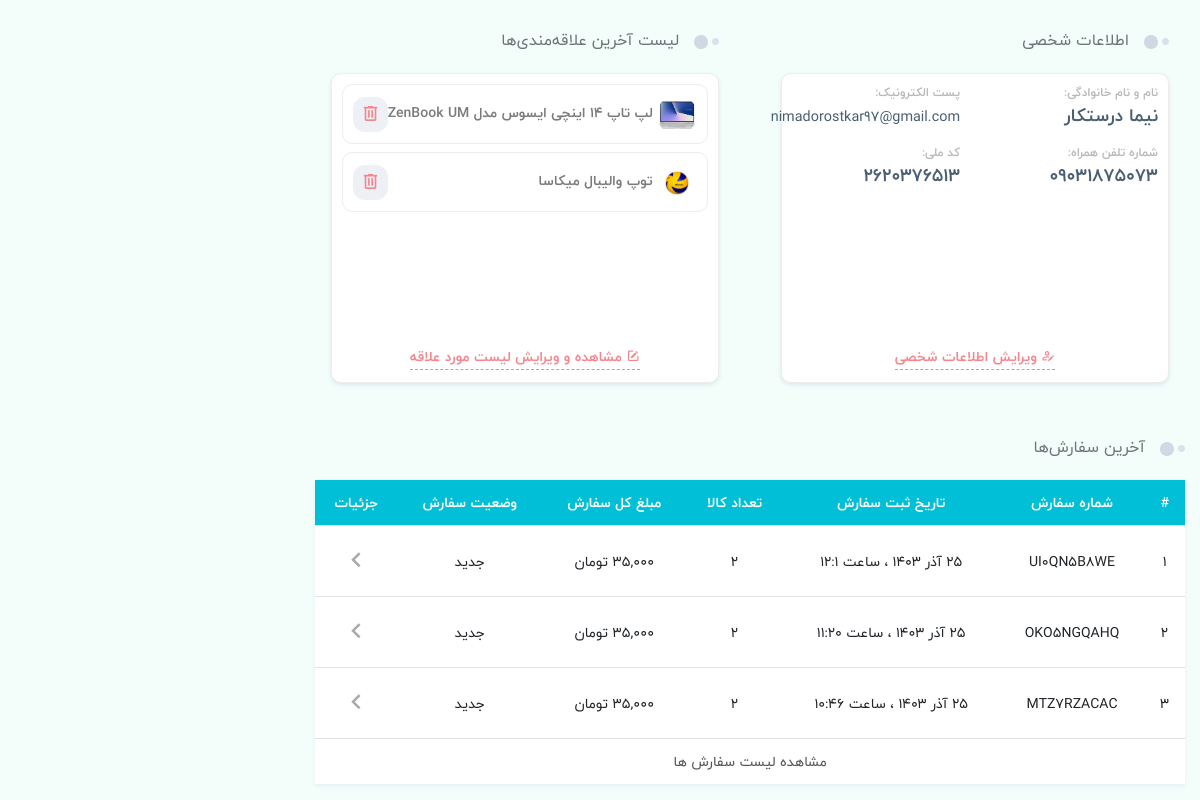
The app's page /profile (signed in), older data.
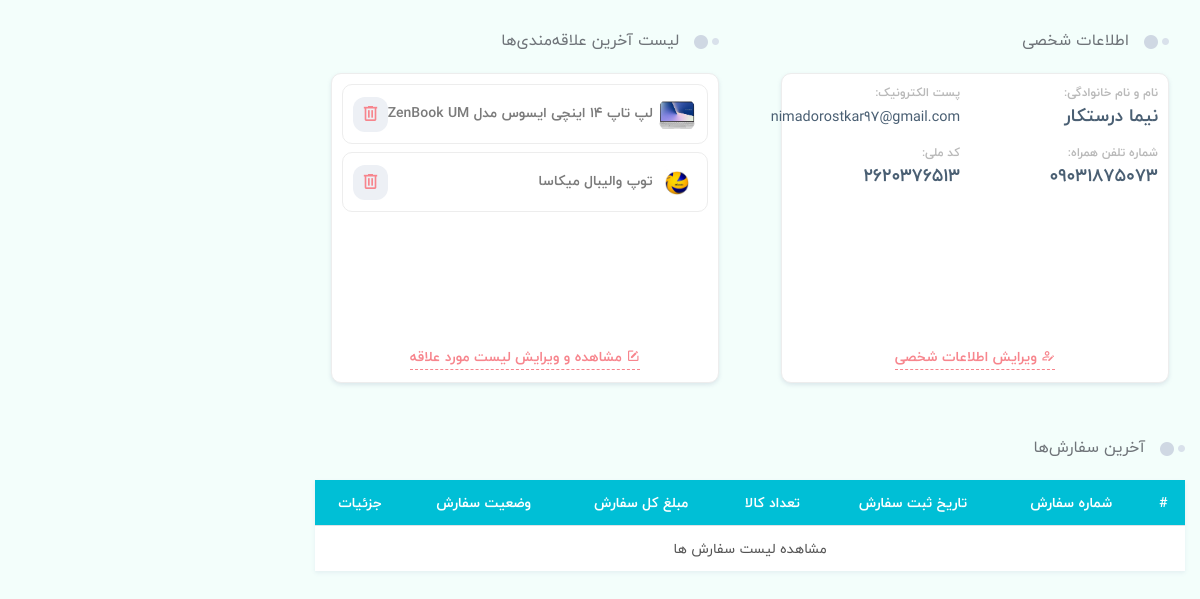
The same page, newer data.
### eshop_account/models.py (models this page shows, shortened)
class UserProfile(models.Model):
    user = models.OneToOneField(User, on_delete=models.CASCADE, verbose_name='نام', related_name='profile')
    phone = models.CharField(blank=True, max_length=20, verbose_name='تلفن')
    national_code = models.CharField(blank=True, max_length=20, verbose_name='کدملی', default='_')
    image = models.ImageField(blank=True, null=True, upload_to=upload_image_path, verbose_name='تصویر')
    class Meta:
        verbose_name = 'کاربر'
        verbose_name_plural = 'کاربران'
    def user_name(self):
        return self.user.first_name + ' ' + self.user.last_name + ' ( ' + self.user.username + ' ) '
    user_name.short_description = 'نام کاربری'
    def image_tag(self):
        if self.image:
            return mark_safe('<img src="{}" height="50"/>'.format(self.image.url))
    image_tag.short_description = 'تصویر'

### eshop_product/models.py (models this page shows, shortened)
class Product(models.Model):
    STATUS = (
        ('True', "فعال"),
        ("False", "غیرفعال")
    )
    VARIANTS = (
        ('None', 'هیچ'),
        ('Size', 'سایز'),
        ('Color', 'رنگ'),
        ('Size-Color', 'سایزـ‌رنگ'),
    )
    category = models.ForeignKey(Category, on_delete=models.SET_NULL, null=True, verbose_name='دسته')
    brand = models.ForeignKey(Brand, on_delete=models.SET_NULL, blank=True, null=True, verbose_name='برند')
    title = models.CharField(max_length=200, verbose_name='عنوان فارسی')
    title_eng = models.CharField(max_length=150, blank=True, null=True, verbose_name='عنوان انگلیسی')
    keyword = models.CharField(max_length=250, verbose_name='کلمه کلیدی')
    variant = models.CharField(max_length=10, choices=VARIANTS, default='None', verbose_name='تنوع')
    description = models.CharField(max_length=300, verbose_name='توضیحات')
    image = models.ImageField(upload_to=upload_image_path, verbose_name='تصویر')
    price = models.IntegerField(verbose_name='قیمت')
    amount = models.IntegerField(verbose_name='تعداد')
    all_sale = models.IntegerField(default=0, verbose_name='تعداد فروش')
    view_count = models.BigIntegerField(default=0, verbose_name='تعداد بازدیدها')
    details = RichTextUploadingField(verbose_name='جزئيات محصول')
    analyze = RichTextUploadingField(blank=True, null=True, verbose_name='نقد و بررسی')
    status = models.CharField(max_length=50, choices=STATUS, verbose_name='وضعیت')
    slug = models.SlugField(verbose_name='عبارت لینک', null=False, unique=True, allow_unicode=True, max_length=200)
    creat_at = models.DateTimeField(auto_now_add=True, verbose_name='ایجاده شده در تاریخ')
    update_at = models.DateTimeField(auto_now=True, verbose_name='آپدیت شده در تاریخ')
    objects = ProductsManager()
    favourite = models.ManyToManyField(User, blank=True, verbose_name='علاقه‌مندی')
    class Meta:
        verbose_name = 'محصول'
        verbose_name_plural = 'محصولات'
    def price_th(self):
        return f"{self.price:,}"
    price_th.short_description = 'قیمت'
    def image_tag(self):
        return mark_safe('<img src="{}" height="50"/>'.format(self.image.url))
    image_tag.short_description = 'تصویر'
    def get_absolute_url(self):
        return reverse('product_detail', kwargs={'slug': self.slug, 'product_id': self.id})
    def fav_count(self):
        fav = User.objects.filter(product__exact=self.id)
        return fav.count()
    fav_count.short_description = 'تعداد علاقه‌مندان'

### eshop_order/models.py (models this page shows, shortened)
class Order(models.Model):
    STATUS = (
        ('New', 'جدید'),
        ('Accepted', 'تایید سفارش'),
        ('Preparing', 'آماده سازی سفارش'),
        ('OutCompany', 'خروج از مرکز پردازش'),
        ('InPostOffice', 'تحویل به پست'),
        ('OnShipping', 'مرکز مبادلات پست'),
        ('Arrive', 'تحویل به مشتری'),
        ('Canceled', 'لغو شده'),
    )
    PAY_WAY = (
        ('online', 'پرداخت آنلاین'),
        ('creditCard', 'کیف پول اعتباری')
    )
    user = models.ForeignKey(User, on_delete=models.SET_NULL, null=True, verbose_name='کاربر')
    code = models.CharField(max_length=10, editable=False, verbose_name='کد سفارش')
    address_full_name = models.CharField(blank=True, max_length=60, verbose_name='نام و نام خانوادگی')
    address_phone = models.CharField(blank=True, max_length=20, verbose_name='تلفن')
    address_ostsn = models.CharField(blank=True, max_length=20, verbose_name='استان')
    address_city = models.CharField(blank=True, max_length=20, verbose_name='شهر')
    address_address = models.CharField(blank=True, max_length=150, verbose_name='آدرس پستی')
    address_post_code = models.IntegerField(blank=True, verbose_name='کد پستی', null=True)
    post_way = models.ForeignKey(PostWay, on_delete=models.SET_NULL, null=True, verbose_name='نحوه ارسال')
    pay_way = models.CharField(max_length=50, choices=PAY_WAY, default='online', verbose_name='نحوه پرداخت')
    total = models.IntegerField(verbose_name='جمع مبلغ کل سفارشات')
    amount = models.IntegerField(verbose_name='جمع تعداد کل سفارشات')
    status = models.CharField(max_length=30, choices=STATUS, default='New', verbose_name='وضعیت')
    ip = models.CharField(blank=True, max_length=20, verbose_name='آی‌پی')
    admin_note = models.CharField(blank=True, max_length=100, verbose_name='یادداشت ادمین')
    create_at = models.DateTimeField(auto_now_add=True, verbose_name='ایجاد شده')
    update_at = models.DateTimeField(auto_now=True, verbose_name='آخرین آپدیت')
    ref_id = models.CharField(max_length=256, null=True, blank=True)
    authority = models.CharField(max_length=256, null=True, blank=True)
    paid = models.BooleanField(default=False)
    class Meta:
        verbose_name = 'سفارش'
        verbose_name_plural = 'سفارشات'
    def user_name(self):
        return self.user.first_name + ' ' + self.user.last_name + ' ( ' + self.user.username + ' ) '
    user_name.short_description = 'نام کاربری'
    def total_th(self):
        return f"{self.total:,}"
    total_th.short_description = 'مبلغ کل'
    def post_w(self):
        return self.post_way.way
    post_w.short_description = 'نحوه ارسال'
    def post_p(self):
        return f"{self.post_way.price:,}"
    post_p.short_description = 'هزینه ارسال'
    def j_create_at(self):
        return jalali_converter(self.create_at)
    j_create_at.short_description = 'زمان ارسال'
    def j_update_at(self):
        return jalali_converter(self.update_at)
    j_update_at.short_description = 'آخرین آپدیت'

### eshop_account/views.py (the view)
# urls.py: path('profile', profile_page, name='profile_page'),
@login_required(login_url='/login')
def profile_page(request):
    site_info = SiteSetting.objects.filter(status=True).first()
    current_user = request.user
    profile = UserProfile.objects.filter(user__username=current_user).first()
    orders = Order.objects.filter(user_id=current_user.id).order_by('-id')[:3]
    favourites = Product.objects.filter(favourite=request.user, status=True).order_by('-id')[:3]
    context = {
        'site_info': site_info,
        'current_user': current_user,
        'profile': profile,
        'orders': orders,
        'favourites': favourites
    }
    return render(request, 'account/profile.html', context)

### eshop_account/templates/account/profile.html (shortened to what this page needs)
{% extends 'shared/_MainLayout.html' %}
{% load static %}
{% load render_partial %}
{% load humanize %}
{% block header_ref %}
    <link rel="stylesheet" href="{% static 'css/vendor/nouislider.min.css' %}">
{% endblock %}
{% block content %}
    <main class="main-content dt-sl mt-4 mb-3" style="transform: none;">
        <div class="container main-container" style="transform: none;">
            <div class="row" style="transform: none;">
                <div class="col-xl-9 col-lg-8 col-md-8 col-sm-12">
                    <div class="row">
                        <div class="col-xl-6 col-lg-12">
                            <div class="px-3">
                                <div class="section-title text-sm-title title-wide mb-1 no-after-title-wide dt-sl mb-2">
                                    <h2>اطلاعات شخصی</h2>
                                </div>
                                <div class="profile-section dt-sl">
                                    <div class="row">
                                        <div class="col-md-6 col-sm-12">
                                            <div class="label-info">
                                                <span>نام و نام خانوادگی:</span>
                                            </div>
                                            <div class="value-info">
                                                <span>{{ profile.user.first_name }} {{ profile.user.last_name }}</span>
                                            </div>
                                        </div>
                                        <div class="col-md-6 col-sm-12">
                                            <div class="label-info">
                                                <span>پست الکترونیک:</span>
                                            </div>
                                            <div class="value-info">
                                                <span> <small> {{ profile.user.email }} </small> </span>
                                            </div>
                                        </div>
                                        <div class="col-md-6 col-sm-12">
                                            <div class="label-info">
                                                <span>شماره تلفن همراه:</span>
                                            </div>
                                            <div class="value-info">
                                                <span>{{ profile.phone }}</span>
                                            </div>
                                        </div>
                                        <div class="col-md-6 col-sm-12">
                                            <div class="label-info">
                                                <span>کد ملی:</span>
                                            </div>
                                            <div class="value-info">
                                                <span>{{ profile.national_code }}</span>
                                            </div>
                                        </div>
                                    </div>
                                    <div class="profile-section-link">
                                        <a href="{% url 'profile_info_edit' %}" class="border-bottom-dt">
                                            <i class="mdi mdi-account-edit-outline"></i>
                                            ویرایش اطلاعات شخصی
                                        </a>
                                    </div>
                                </div>
                            </div>
                        </div>
                        <div class="col-xl-6 col-lg-12">
                            <div class="px-3">
                                <div class="section-title text-sm-title title-wide mb-1 no-after-title-wide dt-sl mb-2">
                                    <h2>لیست آخرین علاقه‌مندی‌ها</h2>
                                </div>
                                <div class="profile-section dt-sl">
                                    <ul class="list-favorites">
                                        {% if favourites %}
                                            {% for product in favourites %}
                                                <li>
                                                    <a href="{{ product.get_absolute_url }}">
                                                        <img src="{{ product.image.url }}" alt="">
                                                        <span>{{ product.title|truncatechars:40 }}</span>
                                                    </a>
                                                    <button onClick="location.href='{% url "product_favourite" product.id %}'">
                                                        <i class="mdi mdi-trash-can-outline"></i>
                                                    </button>
                                                </li>
                                            {% endfor %}
                                        {% else %}
                                            <li>
                                                <span class="align-content-center">هنوز محصولی را برای علاقه‌مندی انتخاب نکرده‌اید</span>
                                            </li>
                                        {% endif %}
                                    </ul>
                                    <div class="profile-section-link">
                                        <a href="{% url 'profile_favourites' %}" class="border-bottom-dt">
                                            <i class="mdi mdi-square-edit-outline"></i>
                                            مشاهده و ویرایش لیست مورد علاقه
                                        </a>
                                    </div>
                                </div>
                            </div>
                        </div>
                    </div>
                    <div class="row mt-5">
                        <div class="col-12">
                            <div class="section-title text-sm-title title-wide mb-1 no-after-title-wide dt-sl mb-2 px-res-1">
                                <h2>آخرین سفارش‌ها</h2>
                            </div>
                            <div class="dt-sl">
                                <div class="table-responsive">
                                    <table class="table table-order">
                                        <thead>
                                        <tr>
                                            <th>#</th>
                                            <th>شماره سفارش</th>
                                            <th>تاریخ ثبت سفارش</th>
                                            <th>تعداد کالا</th>
                                            <th>مبلغ کل سفارش</th>
                                            <th>وضعیت سفارش</th>
                                            <th>جزئیات</th>
                                        </tr>
                                        </thead>
                                        <tbody>
                                        {% for order in orders %}
                                            <tr>
                                                <td>{{ forloop.counter }}</td>
                                                <td>{{ order.code }}</td>
                                                <td>{{ order.j_create_at}}</td>
                                                <td>{{ order.amount }}</td>
                                                <td>{{ order.total|intcomma:False }} تومان</td>
                                                <td>{{ order.get_status_display }}</td>
                                                <td class="details-link">
                                                    <a href="{% url 'OrderDetail' order.id %}">
                                                        <i class="mdi mdi-chevron-left"></i>
                                                    </a>
                                                </td>
                                            </tr>
                                        {% endfor %}
                                        <tr>
                                            <td class="link-to-orders" colspan="7"><a href="{% url 'OrdersList' %}">مشاهده لیست
                                                سفارش
                                                ها</a></td>
                                        </tr>
                                        </tbody>
                                    </table>
                                </div>
                            </div>
                        </div>
                    </div>
                </div>
            </div>
        </div>
    </main>
{% endblock %}

Row changes from the older to the newer data that the page shows:
removed Order: code "UI0QN5B8WE", j_create_at "۲۵ آذر ۱۴۰۳ ، ساعت ۱۲:۱", amount "2", status "جدید"
removed Order: code "OKO5NGQAHQ", j_create_at "۲۵ آذر ۱۴۰۳ ، ساعت ۱۱:۲۰", amount "2", status "جدید"
removed Order: code "MTZ7RZACAC", j_create_at "۲۵ آذر ۱۴۰۳ ، ساعت ۱۰:۴۶", amount "2", status "جدید"
